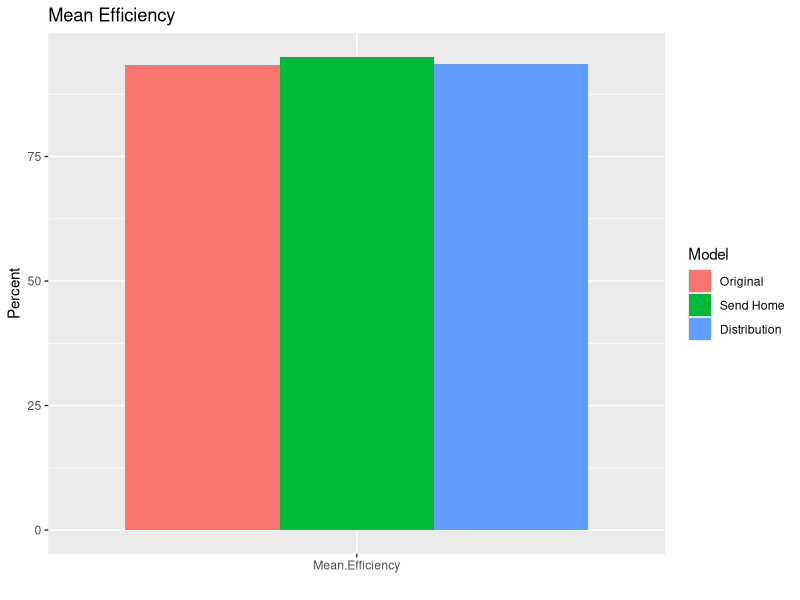
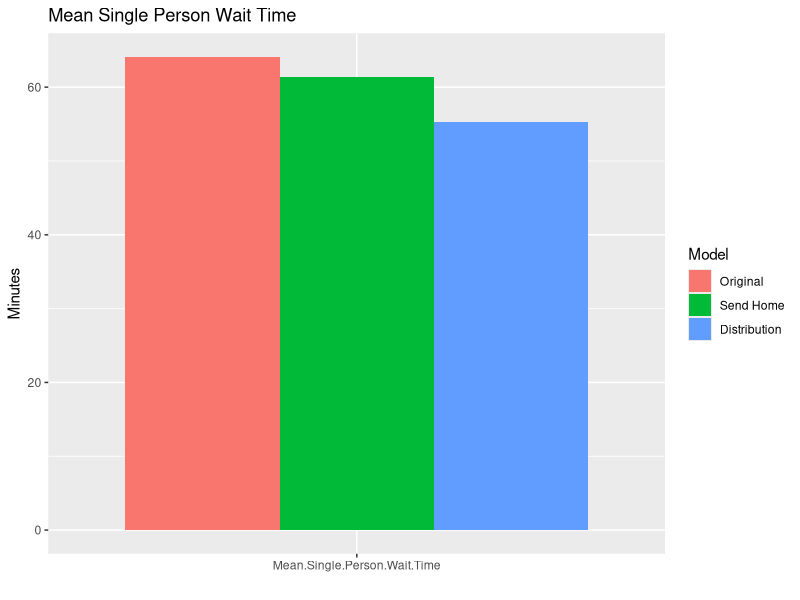
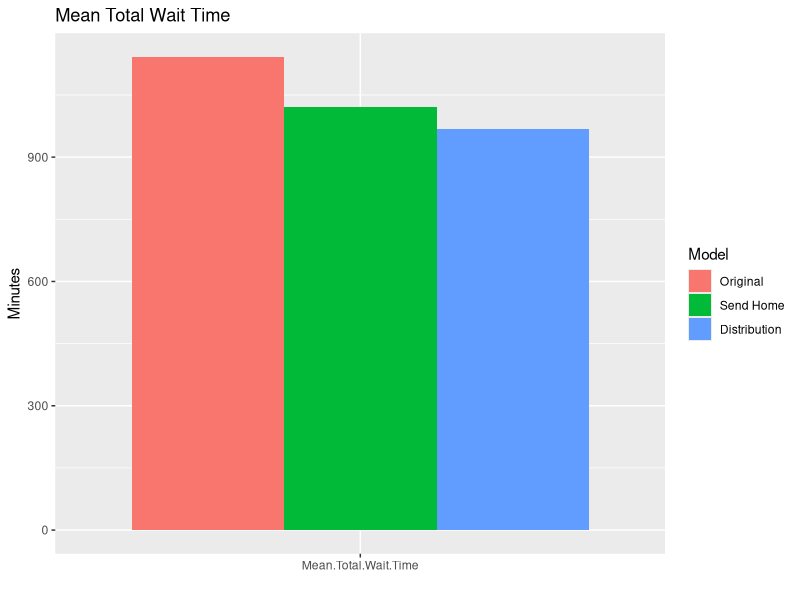
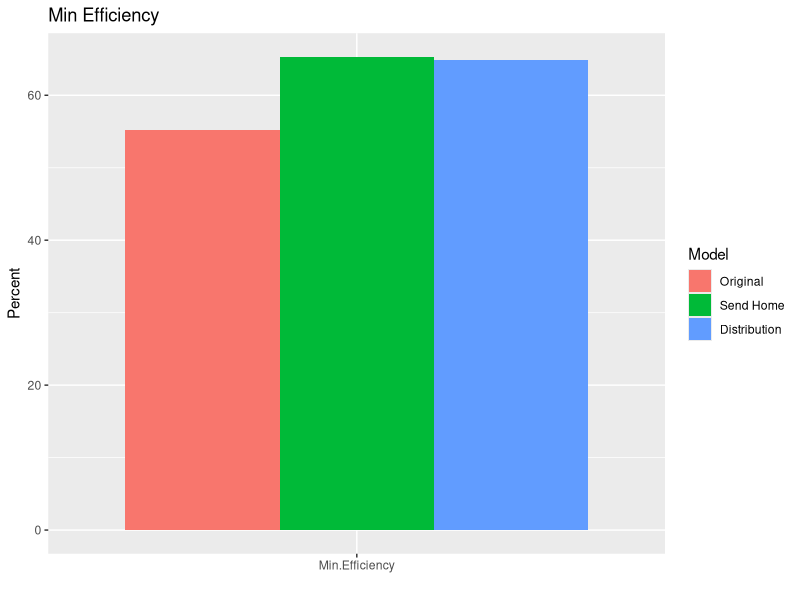
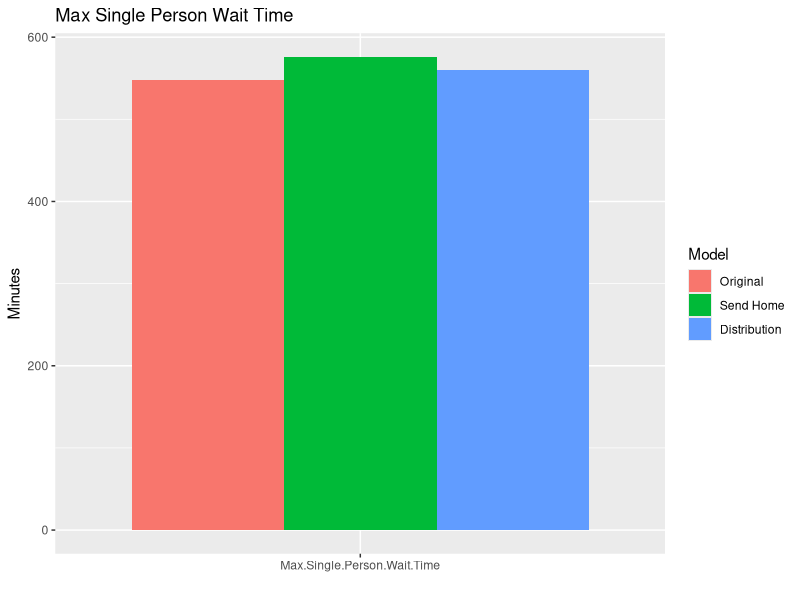
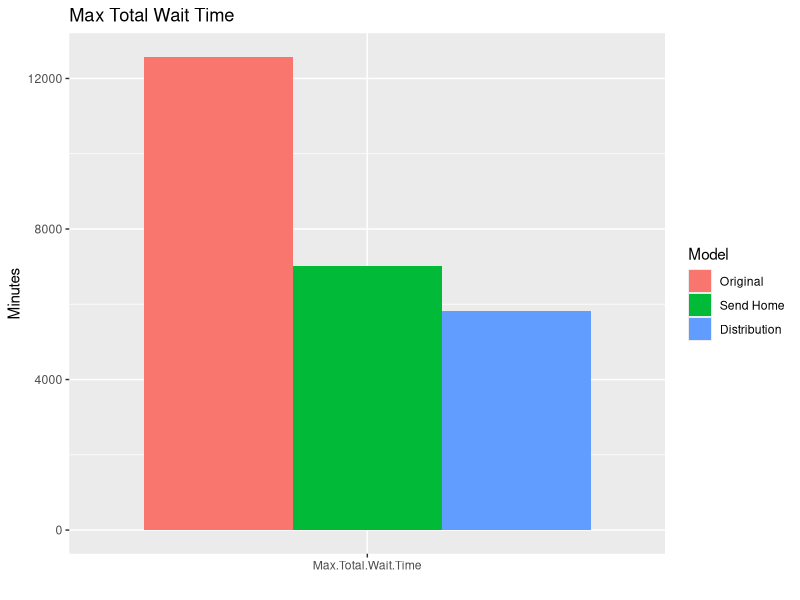
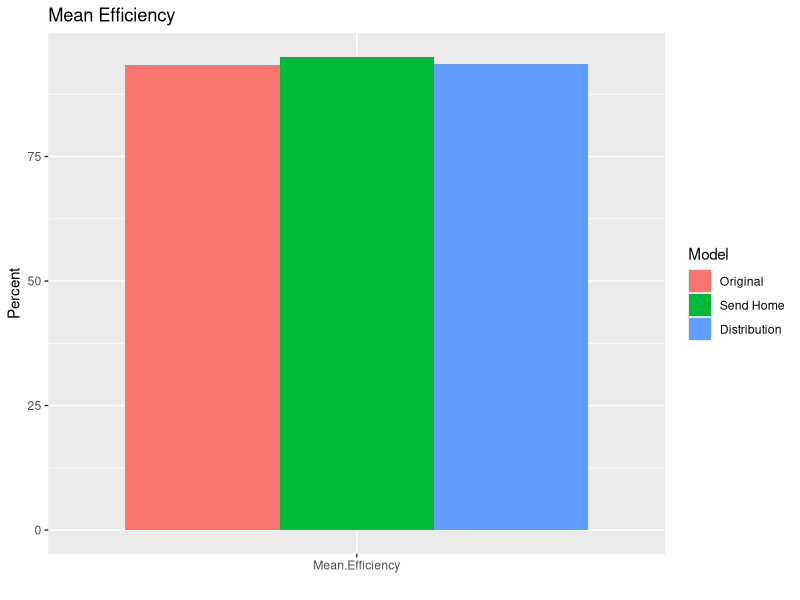
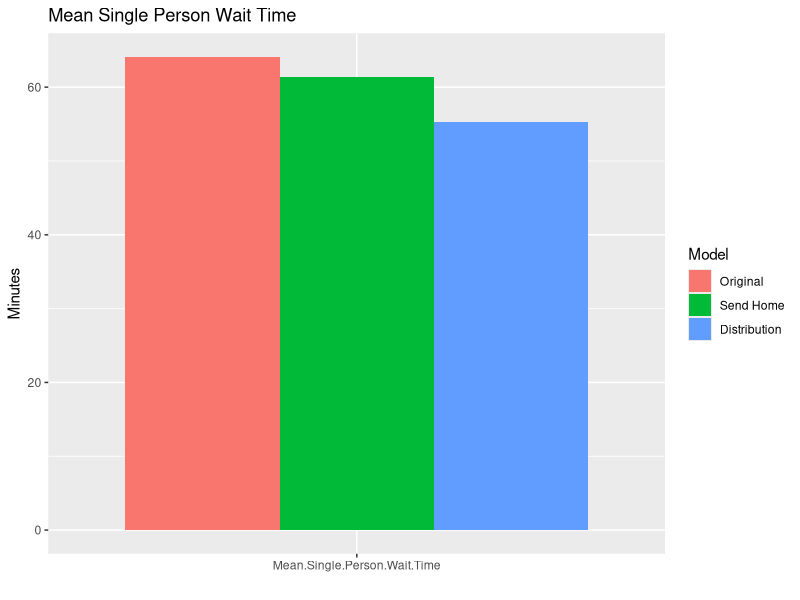

Write R code to recreate these figures, in order.
library(ggplot2)
library(reshape)
library(dplyr)

names <- c("Original", "Send Home", "Distribution")

Mean.Efficiency <- c(93.3, 95, 93.5)
Min.Efficiency <- c(55.2,65.3,64.9)

Mean.Single.Person.Wait.Time <-c(64.1, 61.4, 55.3)
Max.Single.Person.Wait.Time <- c(548, 576, 560)
Mean.Total.Wait.Time <- c(1142, 1021, 968)
Max.Total.Wait.Time <- c(12573, 7018, 5826)

df.mean <- data.frame(Mean.Efficiency, Mean.Single.Person.Wait.Time, Mean.Total.Wait.Time)
df.mean <- t(df.mean)
dfm.mean <- melt(df.mean)
colnames(dfm.mean) <- c("Metric", "Model", "Value")

dfm.mean$Model <- recode_factor(dfm.mean$Model, "1" = "Original", "2" = "Send Home", "3" = "Distribution")
df.max <- data.frame(Min.Efficiency, Max.Single.Person.Wait.Time, Max.Total.Wait.Time)
df.max <- t(df.max)
dfm.max <- melt(df.max)
colnames(dfm.max) <- c("Metric", "Model", "Value")

dfm.max$Model <- recode_factor(dfm.max$Model, "1" = "Original", "2" = "Send Home", "3" = "Distribution")


ggplot(subset(dfm.mean, Metric %in% c("Mean.Efficiency")), aes(x=Metric, y=Value, fill=Model)) + geom_bar(stat="identity", position="dodge") + 
  labs(x = "", y = "Percent", fill = "Model", title = "Mean Efficiency")
ggsave("MeanEfficiency.png")
ggplot(subset(dfm.mean, Metric %in% c("Mean.Single.Person.Wait.Time")), aes(x=Metric, y=Value, fill=Model)) + geom_bar(stat="identity", position="dodge") +
  labs(x = "", y = "Minutes", fill = "Model", title = "Mean Single Person Wait Time")
ggsave("Meanspwait.png")
ggplot(subset(dfm.mean, Metric %in% c("Mean.Total.Wait.Time")), aes(x=Metric, y=Value, fill=Model)) + geom_bar(stat="identity", position="dodge") + 
  labs(x = "", y = "Minutes", fill = "Model", title = "Mean Total Wait Time")
ggsave("MeanWait.png")
ggplot(subset(dfm.max, Metric %in% c("Min.Efficiency")), aes(x=Metric, y=Value, fill=Model)) + geom_bar(stat="identity", position="dodge") + 
  labs(x = "", y = "Percent", fill = "Model", title = "Min Efficiency")
ggsave("MinEfficiency.png")
ggplot(subset(dfm.max, Metric %in% c("Max.Single.Person.Wait.Time")), aes(x=Metric, y=Value, fill=Model)) + geom_bar(stat="identity", position="dodge") + 
  labs(x = "", y = "Minutes", fill = "Model", title = "Max Single Person Wait Time")
ggsave("Maxspwait.png")
ggplot(subset(dfm.max, Metric %in% c("Max.Total.Wait.Time")), aes(x=Metric, y=Value, fill=Model)) + geom_bar(stat="identity", position="dodge") + 
  labs(x = "", y = "Minutes", fill = "Model", title = "Max Total Wait Time")
ggsave("MaxWait.png")
